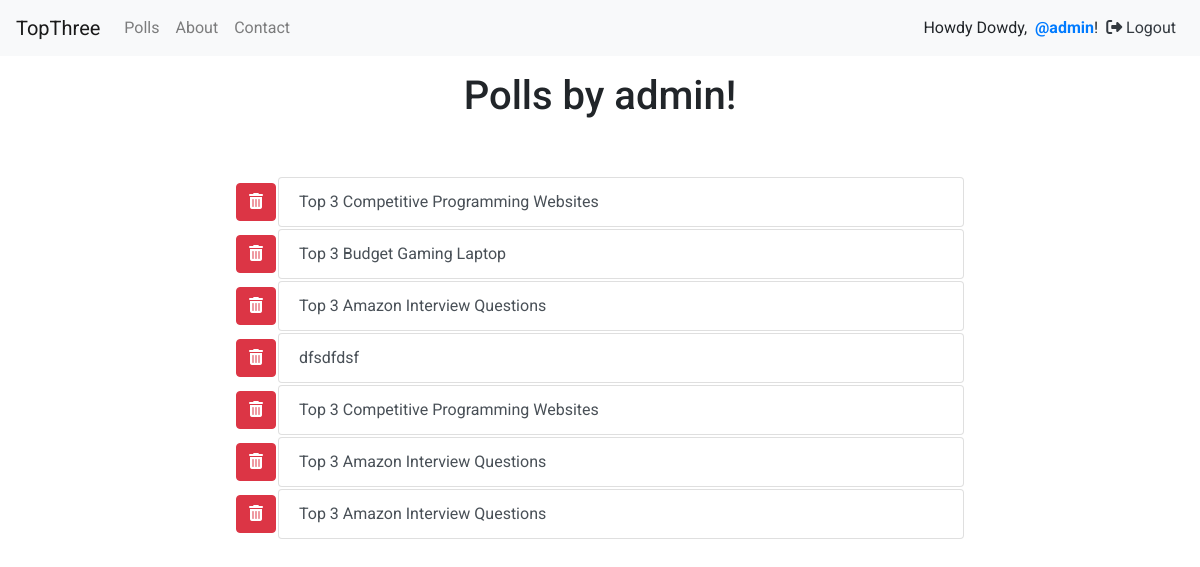
The app's page /accounts/profile/admin (signed in), older data.
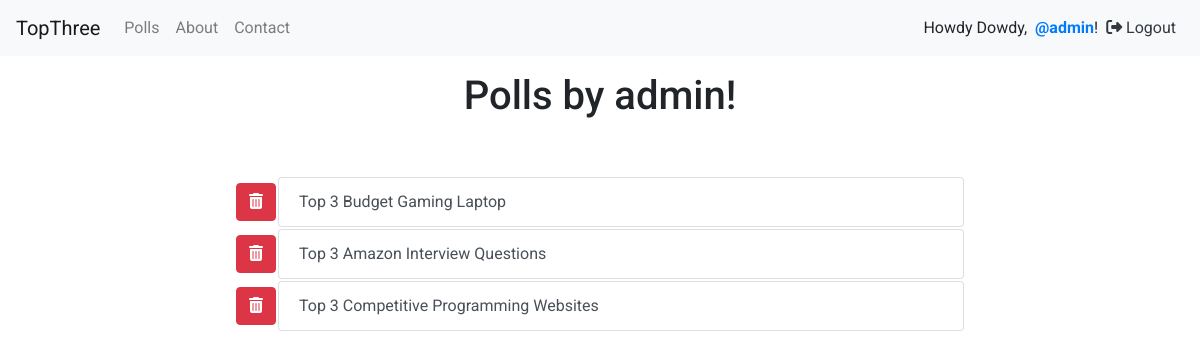
The same page, newer data.
### polls/models.py (models this page shows, shortened)
class Poll(models.Model):
    owner = models.ForeignKey(User, on_delete = models.CASCADE, default = 1)
    text = models.CharField(max_length = 255)
    pub_date = models.DateField()
    def __str__(self):
        return self.text

### accounts/views.py (the view)
# urls.py: path('profile/<str:username>', views.details_user, name = 'details'),
@login_required
def details_user(request, username):
    user = get_object_or_404(User, username__iexact = username)
    flag = False
    if request.user.get_username() == username:
        flag = True
    print(user.poll_set.all())
    return render(request, 'accounts/details.html', {'polls' : user.poll_set.all(), 'flag' : flag, 'username' : username})

### accounts/templates/accounts/details.html (shortened to what this page needs)
{% extends 'base.html' %}
{% block content %}
  <div class="container">
    <h1 class="text-center mt-3">Polls by {{ username }}!</h1>
    <div class="list-group">
      <div class="row">
        <div class="col-sm-8 offset-sm-2 mt-5">
          {% for poll in polls %}
            {% if flag %}
            <table class="">
              <tr>
                  <th scope="row"><a href="{% url 'accounts:delete_poll' poll.id %}" class="btn btn-danger"><i class="fas fa-trash-alt"></i></a></th>
                  <td style="width: 100%"><a href="{% url 'polls:details' poll.id %}" class="list-group-item list-group-item-action">{{ poll.text }}</a></td>
              </tr>
            </table>
            {% else %}
              <a href="{% url 'polls:details' poll.id %}" class="list-group-item list-group-item-action">{{ poll.text }}</a>
            {% endif %}
          {% endfor %}
        </div>
      </div>
    </div>
  </div>
{% endblock %}

Row changes from the older to the newer data that the page shows:
removed Poll: text "Top 3 Competitive Programming Websites"
removed Poll: text "dfsdfdsf"
removed Poll: text "Top 3 Amazon Interview Questions"
removed Poll: text "Top 3 Amazon Interview Questions"
